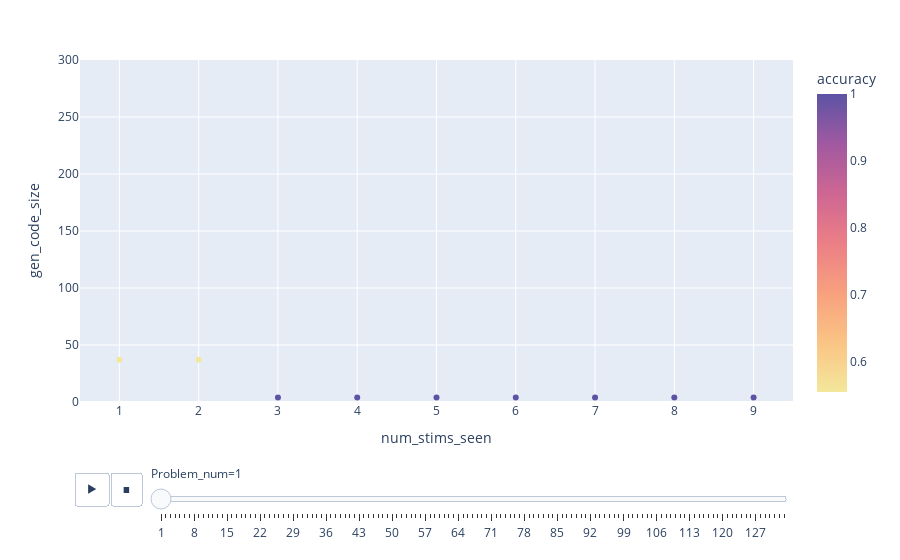

The notebook cell saved with this chart:
### Code cell
px.scatter(data, x='num_stims_seen', y='gen_code_size', color='accuracy', 
           hover_data=['Problem_num', 'gen_code_concat'], 
           animation_frame='Problem_num', range_y=[0,300], 
           color_continuous_scale=px.colors.sequential.Sunset)

### Figure 1 — Plotly figure (JSON) as saved in the notebook; plotly's stock layout.template omitted (floating-point values rounded to 4 significant figures)
{"data": [{"customdata": [[1, "(color == 'red' or shape == 'circle')"], [1, "(color == 'red' or shape == 'square')"], [1, "True"], [1, "True"], [1, "True"], [1, "True"], [1, "True"], [1, "True"], [1, "True"]], "hovertemplate": "Problem_num=%{customdata[0]}<br>num_stims_seen=%{x}<br>gen_code_size=%{y}<br>gen_code_concat=%{customdata[1]}<br>accuracy=%{marker.color}<extra></extra>", "legendgroup": "", "marker": {"color": [0.5556, 0.5556, 1, 1, 1, 1, 1, 1, 1], "coloraxis": "coloraxis", "symbol": "circle"}, "mode": "markers", "name": "", "orientation": "v", "showlegend": false, "type": "scatter", "x": [1, 2, 3, 4, 5, 6, 7, 8, 9], "xaxis": "x", "y": [37, 37, 4, 4, 4, 4, 4, 4, 4], "yaxis": "y"}], "layout": {"coloraxis": {"colorbar": {"title": {"text": "accuracy"}}, "colorscale": [[0, "rgb(243, 231, 155)"], [0.1667, "rgb(250, 196, 132)"], [0.3333, "rgb(248, 160, 126)"], [0.5, "rgb(235, 127, 134)"], [0.6667, "rgb(206, 102, 147)"], [0.8333, "rgb(160, 89, 160)"], [1, "rgb(92, 83, 165)"]]}, "legend": {"tracegroupgap": 0}, "margin": {"t": 60}, "sliders": [{"active": 0, "currentvalue": {"prefix": "Problem_num="}, "len": 0.9, "pad": {"b": 10, "t": 60}, "steps": [{"args": [["1"], {"frame": {"duration": 0, "redraw": false}, "fromcurrent": true, "mode": "immediate", "transition": {"duration": 0, "easing": "linear"}}], "label": "1", "method": "animate"}, {"args": [["2"], {"frame": {"duration": 0, "redraw": false}, "fromcurrent": true, "mode": "immediate", "transition": {"duration": 0, "easing": "linear"}}], "label": "2", "method": "animate"}, {"args": [["3"], {"frame": {"duration": 0, "redraw": false}, "fromcurrent": true, "mode": "immediate", "transition": {"duration": 0, "easing": "linear"}}], "label": "3", "method": "animate"}, {"args": [["4"], {"frame": {"duration": 0, "redraw": false}, "fromcurrent": true, "mode": "immediate", "transition": {"duration": 0, "easing": "linear"}}], "label": "4", "method": "animate"}, {"args": [["5"], {"frame": {"duration": 0, "redraw": false}, "fromcurrent": true, "mode": "immediate", "transition": {"duration": 0, "easing": "linear"}}], "label": "5", "method": "animate"}, {"args": [["6"], {"frame": {"duration": 0, "redraw": false}, "fromcurrent": true, "mode": "immediate", "transition": {"duration": 0, "easing": "linear"}}], "label": "6", "method": "animate"}, {"args": [["7"], {"frame": {"duration": 0, "redraw": false}, "fromcurrent": true, "mode": "immediate", "transition": {"duration": 0, "easing": "linear"}}], "label": "7", "method": "animate"}, {"args": [["8"], {"frame": {"duration": 0, "redraw": false}, "fromcurrent": true, "mode": "immediate", "transition": {"duration": 0, "easing": "linear"}}], "label": "8", "method": "animate"}, {"args": [["9"], {"frame": {"duration": 0, "redraw": false}, "fromcurrent": true, "mode": "immediate", "transition": {"duration": 0, "easing": "linear"}}], "label": "9", "method": "animate"}, {"args": [["10"], {"frame": {"duration": 0, "redraw": false}, "fromcurrent": true, "mode": "immediate", "transition": {"duration": 0, "easing": "linear"}}], "label": "10", "method": "animate"}, {"args": [["11"], {"frame": {"duration": 0, "redraw": false}, "fromcurrent": true, "mode": "immediate", "transition": {"duration": 0, "easing": "linear"}}], "label": "11", "method": "animate"}, {"args": [["12"], {"frame": {"duration": 0, "redraw": false}, "fromcurrent": true, "mode": "immediate", "transition": {"duration": 0, "easing": "linear"}}], "label": "12", "method": "animate"}, {"args": [["13"], {"frame": {"duration": 0, "redraw": false}, "fromcurrent": true, "mode": "immediate", "transition": {"duration": 0, "easing": "linear"}}], "label": "13", "method": "animate"}, {"args": [["14"], {"frame": {"duration": 0, "redraw": false}, "fromcurrent": true, "mode": "immediate", "transition": {"duration": 0, "easing": "linear"}}], "label": "14", "method": "animate"}, {"args": [["15"], {"frame": {"duration": 0, "redraw": false}, "fromcurrent": true, "mode": "immediate", "transition": {"duration": 0, "easing": "linear"}}], "label": "15", "method": "animate"}, {"args": [["16"], {"frame": {"duration": 0, "redraw": false}, "fromcurrent": true, "mode": "immediate", "transition": {"duration": 0, "easing": "linear"}}], "label": "16", "method": "animate"}, {"args": [["17"], {"frame": {"duration": 0, "redraw": false}, "fromcurrent": true, "mode": "immediate", "transition": {"duration": 0, "easing": "linear"}}], "label": "17", "method": "animate"}, {"args": [["18"], {"frame": {"duration": 0, "redraw": false}, "fromcurrent": true, "mode": "immediate", "transition": {"duration": 0, "easing": "linear"}}], "label": "18", "method": "animate"}, {"args": [["19"], {"frame": {"duration": 0, "redraw": false}, "fromcurrent": true, "mode": "immediate", "transition": {"duration": 0, "easing": "linear"}}], "label": "19", "method": "animate"}, {"args": [["20"], {"frame": {"duration": 0, "redraw": false}, "fromcurrent": true, "mode": "immediate", "transition": {"duration": 0, "easing": "linear"}}], "label": "20", "method": "animate"}, {"args": [["21"], {"frame": {"duration": 0, "redraw": false}, "fromcurrent": true, "mode": "immediate", "transition": {"duration": 0, "easing": "linear"}}], "label": "21", "method": "animate"}, {"args": [["22"], {"frame": {"duration": 0, "redraw": false}, "fromcurrent": true, "mode": "immediate", "transition": {"duration": 0, "easing": "linear"}}], "label": "22", "method": "animate"}, {"args": [["23"], {"frame": {"duration": 0, "redraw": false}, "fromcurrent": true, "mode": "immediate", "transition": {"duration": 0, "easing": "linear"}}], "label": "23", "method": "animate"}, {"args": [["24"], {"frame": {"duration": 0, "redraw": false}, "fromcurrent": true, "mode": "immediate", "transition": {"duration": 0, "easing": "linear"}}], "label": "24", "method": "animate"}, {"args": [["25"], {"frame": {"duration": 0, "redraw": false}, "fromcurrent": true, "mode": "immediate", "transition": {"duration": 0, "easing": "linear"}}], "label": "25", "method": "animate"}, {"args": [["26"], {"frame": {"duration": 0, "redraw": false}, "fromcurrent": true, "mode": "immediate", "transition": {"duration": 0, "easing": "linear"}}], "label": "26", "method": "animate"}, {"args": [["27"], {"frame": {"duration": 0, "redraw": false}, "fromcurrent": true, "mode": "immediate", "transition": {"duration": 0, "easing": "linear"}}], "label": "27", "method": "animate"}, {"args": [["28"], {"frame": {"duration": 0, "redraw": false}, "fromcurrent": true, "mode": "immediate", "transition": {"duration": 0, "easing": "linear"}}], "label": "28", "method": "animate"}, {"args": [["29"], {"frame": {"duration": 0, "redraw": false}, "fromcurrent": true, "mode": "immediate", "transition": {"duration": 0, "easing": "linear"}}], "label": "29", "method": "animate"}, {"args": [["30"], {"frame": {"duration": 0, "redraw": false}, "fromcurrent": true, "mode": "immediate", "transition": {"duration": 0, "easing": "linear"}}], "label": "30", "method": "animate"}, {"args": [["31"], {"frame": {"duration": 0, "redraw": false}, "fromcurrent": true, "mode": "immediate", "transition": {"duration": 0, "easing": "linear"}}], "label": "31", "method": "animate"}, {"args": [["32"], {"frame": {"duration": 0, "redraw": false}, "fromcurrent": true, "mode": "immediate", "transition": {"duration": 0, "easing": "linear"}}], "label": "32", "method": "animate"}, {"args": [["33"], {"frame": {"duration": 0, "redraw": false}, "fromcurrent": true, "mode": "immediate", "transition": {"duration": 0, "easing": "linear"}}], "label": "33", "method": "animate"}, {"args": [["34"], {"frame": {"duration": 0, "redraw": false}, "fromcurrent": true, "mode": "immediate", "transition": {"duration": 0, "easing": "linear"}}], "label": "34", "method": "animate"}, {"args": [["35"], {"frame": {"duration": 0, "redraw": false}, "fromcurrent": true, "mode": "immediate", "transition": {"duration": 0, "easing": "linear"}}], "label": "35", "method": "animate"}, {"args": [["36"], {"frame": {"duration": 0, "redraw": false}, "fromcurrent": true, "mode": "immediate", "transition": {"duration": 0, "easing": "linear"}}], "label": "36", "method": "animate"}, {"args": [["37"], {"frame": {"duration": 0, "redraw": false}, "fromcurrent": true, "mode": "immediate", "transition": {"duration": 0, "easing": "linear"}}], "label": "37", "method": "animate"}, {"args": [["38"], {"frame": {"duration": 0, "redraw": false}, "fromcurrent": true, "mode": "immediate", "transition": {"duration": 0, "easing": "linear"}}], "label": "38", "method": "animate"}, {"args": [["39"], {"frame": {"duration": 0, "redraw": false}, "fromcurrent": true, "mode": "immediate", "transition": {"duration": 0, "easing": "linear"}}], "label": "39", "method": "animate"}, {"args": [["40"], {"frame": {"duration": 0, "redraw": false}, "fromcurrent": true, "mode": "immediate", "transition": {"duration": 0, "easing": "linear"}}], "label": "40", "method": "animate"}, {"args": [["41"], {"frame": {"duration": 0, "redraw": false}, "fromcurrent": true, "mode": "immediate", "transition": {"duration": 0, "easing": "linear"}}], "label": "41", "method": "animate"}, {"args": [["42"], {"frame": {"duration": 0, "redraw": false}, "fromcurrent": true, "mode": "immediate", "transition": {"duration": 0, "easing": "linear"}}], "label": "42", "method": "animate"}, {"args": [["43"], {"frame": {"duration": 0, "redraw": false}, "fromcurrent": true, "mode": "immediate", "transition": {"duration": 0, "easing": "linear"}}], "label": "43", "method": "animate"}, {"args": [["44"], {"frame": {"duration": 0, "redraw": false}, "fromcurrent": true, "mode": "immediate", "transition": {"duration": 0, "easing": "linear"}}], "label": "44", "method": "animate"}, {"args": [["45"], {"frame": {"duration": 0, "redraw": false}, "fromcurrent": true, "mode": "immediate", "transition": {"duration": 0, "easing": "linear"}}], "label": "45", "method": "animate"}, {"args": [["46"], {"frame": {"duration": 0, "redraw": false}, "fromcurrent": true, "mode": "immediate", "transition": {"duration": 0, "easing": "linear"}}], "label": "46", "method": "animate"}, {"args": [["47"], {"frame": {"duration": 0, "redraw": false}, "fromcurrent": true, "mode": "immediate", "transition": {"duration": 0, "easing": "linear"}}], "label": "47", "method": "animate"}, {"args": [["48"], {"frame": {"duration": 0, "redraw": false}, "fromcurrent": true, "mode": "immediate", "transition": {"duration": 0, "easing": "linear"}}], "label": "48", "method": "animate"}, {"args": [["49"], {"frame": {"duration": 0, "redraw": false}, "fromcurrent": true, "mode": "immediate", "transition": {"duration": 0, "easing": "linear"}}], "label": "49", "method": "animate"}, {"args": [["50"], {"frame": {"duration": 0, "redraw": false}, "fromcurrent": true, "mode": "immediate", "transition": {"duration": 0, "easing": "linear"}}], "label": "50", "method": "animate"}, {"args": [["51"], {"frame": {"duration": 0, "redraw": false}, "fromcurrent": true, "mode": "immediate", "transition": {"duration": 0, "easing": "linear"}}], "label": "51", "method": "animate"}, {"args": [["52"], {"frame": {"duration": 0, "redraw": false}, "fromcurrent": true, "mode": "immediate", "transition": {"duration": 0, "easing": "linear"}}], "label": "52", "method": "animate"}, {"args": [["53"], {"frame": {"duration": 0, "redraw": false}, "fromcurrent": true, "mode": "immediate", "transition": {"duration": 0, "easing": "linear"}}], "label": "53", "method": "animate"}, {"args": [["54"], {"frame": {"duration": 0, "redraw": false}, "fromcurrent": true, "mode": "immediate", "transition": {"duration": 0, "easing": "linear"}}], "label": "54", "method": "animate"}, {"args": [["55"], {"frame": {"duration": 0, "redraw": false}, "fromcurrent": true, "mode": "immediate", "transition": {"duration": 0, "easing": "linear"}}], "label": "55", "method": "animate"}, {"args": [["56"], {"frame": {"duration": 0, "redraw": false}, "fromcurrent": true, "mode": "immediate", "transition": {"duration": 0, "easing": "linear"}}], "label": "56", "method": "animate"}, {"args": [["57"], {"frame": {"duration": 0, "redraw": false}, "fromcurrent": true, "mode": "immediate", "transition": {"duration": 0, "easing": "linear"}}], "label": "57", "method": "animate"}, {"args": [["58"], {"frame": {"duration": 0, "redraw": false}, "fromcurrent": true, "mode": "immediate", "transition": {"duration": 0, "easing": "linear"}}], "label": "58", "method": "animate"}, {"args": [["59"], {"frame": {"duration": 0, "redraw": false}, "fromcurrent": true, "mode": "immediate", "transition": {"duration": 0, "easing": "linear"}}], "label": "59", "method": "animate"}, {"args": [["60"], {"frame": {"duration": 0, "redraw": false}, "fromcurrent": true, "mode": "immediate", "transition": {"duration": 0, "easing": "linear"}}], "label": "60", "method": "animate"}, {"args": [["61"], {"frame": {"duration": 0, "redraw": false}, "fromcurrent": true, "mode": "immediate", "transition": {"duration": 0, "easing": "linear"}}], "label": "61", "method": "animate"}, {"args": [["62"], {"frame": {"duration": 0, "redraw": false}, "fromcurrent": true, "mode": "immediate", "transition": {"duration": 0, "easing": "linear"}}], "label": "62", "method": "animate"}, {"args": [["63"], {"frame": {"duration": 0, "redraw": false}, "fromcurrent": true, "mode": "immediate", "transition": {"duration": 0, "easing": "linear"}}], "label": "63", "method": "animate"}, {"args": [["64"], {"frame": {"duration": 0, "redraw": false}, "fromcurrent": true, "mode": "immediate", "transition": {"duration": 0, "easing": "linear"}}], "label": "64", "method": "animate"}, {"args": [["65"], {"frame": {"duration": 0, "redraw": false}, "fromcurrent": true, "mode": "immediate", "transition": {"duration": 0, "easing": "linear"}}], "label": "65", "method": "animate"}, {"args": [["66"], {"frame": {"duration": 0, "redraw": false}, "fromcurrent": true, "mode": "immediate", "transition": {"duration": 0, "easing": "linear"}}], "label": "66", "method": "animate"}, {"args": [["67"], {"frame": {"duration": 0, "redraw": false}, "fromcurrent": true, "mode": "immediate", "transition": {"duration": 0, "easing": "linear"}}], "label": "67", "method": "animate"}, {"args": [["68"], {"frame": {"duration": 0, "redraw": false}, "fromcurrent": true, "mode": "immediate", "transition": {"duration": 0, "easing": "linear"}}], "label": "68", "method": "animate"}, {"args": [["69"], {"frame": {"duration": 0, "redraw": false}, "fromcurrent": true, "mode": "immediate", "transition": {"duration": 0, "easing": "linear"}}], "label": "69", "method": "animate"}, {"args": [["70"], {"frame": {"duration": 0, "redraw": false}, "fromcurrent": true, "mode": "immediate", "transition": {"duration": 0, "easing": "linear"}}], "label": "70", "method": "animate"}, {"args": [["71"], {"frame": {"duration": 0, "redraw": false}, "fromcurrent": true, "mode": "immediate", "transition": {"duration": 0, "easing": "linear"}}], "label": "71", "method": "animate"}, {"args": [["72"], {"frame": {"duration": 0, "redraw": false}, "fromcurrent": true, "mode": "immediate", "transition": {"duration": 0, "easing": "linear"}}], "label": "72", "method": "animate"}, {"args": [["73"], {"frame": {"duration": 0, "redraw": false}, "fromcurrent": true, "mode": "immediate", "transition": {"duration": 0, "easing": "linear"}}], "label": "73", "method": "animate"}, {"args": [["74"], {"frame": {"duration": 0, "redraw": false}, "fromcurrent": true, "mode": "immediate", "transition": {"duration": 0, "easing": "linear"}}], "label": "74", "method": "animate"}, {"args": [["75"], {"frame": {"duration": 0, "redraw": false}, "fromcurrent": true, "mode": "immediate", "transition": {"duration": 0, "easing": "linear"}}], "label": "75", "method": "animate"}, {"args": [["76"], {"frame": {"duration": 0, "redraw": false}, "fromcurrent": true, "mode": "immediate", "transition": {"duration": 0, "easing": "linear"}}], "label": "76", "method": "animate"}, {"args": [["77"], {"frame": {"duration": 0, "redraw": false}, "fromcurrent": true, "mode": "immediate", "transition": {"duration": 0, "easing": "linear"}}], "label": "77", "method": "animate"}, {"args": [["78"], {"frame": {"duration": 0, "redraw": false}, "fromcurrent": true, "mode": "immediate", "transition": {"duration": 0, "easing": "linear"}}], "label": "78", "method": "animate"}, {"args": [["79"], {"frame": {"duration": 0, "redraw": false}, "fromcurrent": true, "mode": "immediate", "transition": {"duration": 0, "easing": "linear"}}], "label": "79", "method": "animate"}, {"args": [["80"], {"frame": {"duration": 0, "redraw": false}, "fromcurrent": true, "mode": "immediate", "transition": {"duration": 0, "easing": "linear"}}], "label": "80", "method": "animate"}, {"args": [["81"], {"frame": {"duration": 0, "redraw": false}, "fromcurrent": true, "mode": "immediate", "transition": {"duration": 0, "easing": "linear"}}], "label": "81", "method": "animate"}, {"args": [["82"], {"frame": {"duration": 0, "redraw": false}, "fromcurrent": true, "mode": "immediate", "transition": {"duration": 0, "easing": "linear"}}], "label": "82", "method": "animate"}, {"args": [["83"], {"frame": {"duration": 0, "redraw": false}, "fromcurrent": true, "mode": "immediate", "transition": {"duration": 0, "easing": "linear"}}], "label": "83", "method": "animate"}, {"args": [["84"], {"frame": {"duration": 0, "redraw": false}, "fromcurrent": true, "mode": "immediate", "transition": {"duration": 0, "easing": "linear"}}], "label": "84", "method": "animate"}, {"args": [["85"], {"frame": {"duration": 0, "redraw": false}, "fromcurrent": true, "mode": "immediate", "transition": {"duration": 0, "easing": "linear"}}], "label": "85", "method": "animate"}, {"args": [["86"], {"frame": {"duration": 0, "redraw": false}, "fromcurrent": true, "mode": "immediate", "transition": {"duration": 0, "easing": "linear"}}], "label": "86", "method": "animate"}, {"args": [["87"], {"frame": {"duration": 0, "redraw": false}, "fromcurrent": true, "mode": "immediate", "transition": {"duration": 0, "easing": "linear"}}], "label": "87", "method": "animate"}, {"args": [["88"], {"frame": {"duration": 0, "redraw": false}, "fromcurrent": true, "mode": "immediate", "transition": {"duration": 0, "easing": "linear"}}], "label": "88", "method": "animate"}, {"args": [["89"], {"frame": {"duration": 0, "redraw": false}, "fromcurrent": true, "mode": "immediate", "transition": {"duration": 0, "easing": "linear"}}], "label": "89", "method": "animate"}, {"args": [["90"], {"frame": {"duration": 0, "redraw": false}, "fromcurrent": true, "mode": "immediate", "transition": {"duration": 0, "easing": "linear"}}], "label": "90", "method": "animate"}, {"args": [["91"], {"frame": {"duration": 0, "redraw": false}, "fromcurrent": true, "mode": "immediate", "transition": {"duration": 0, "easing": "linear"}}], "label": "91", "method": "animate"}, {"args": [["92"], {"frame": {"duration": 0, "redraw": false}, "fromcurrent": true, "mode": "immediate", "transition": {"duration": 0, "easing": "linear"}}], "label": "92", "method": "animate"}, {"args": [["93"], {"frame": {"duration": 0, "redraw": false}, "fromcurrent": true, "mode": "immediate", "transition": {"duration": 0, "easing": "linear"}}], "label": "93", "method": "animate"}, {"args": [["94"], {"frame": {"duration": 0, "redraw": false}, "fromcurrent": true, "mode": "immediate", "transition": {"duration": 0, "easing": "linear"}}], "label": "94", "method": "animate"}, {"args": [["95"], {"frame": {"duration": 0, "redraw": false}, "fromcurrent": true, "mode": "immediate", "transition": {"duration": 0, "easing": "linear"}}], "label": "95", "method": "animate"}, {"args": [["96"], {"frame": {"duration": 0, "redraw": false}, "fromcurrent": true, "mode": "immediate", "transition": {"duration": 0, "easing": "linear"}}], "label": "96", "method": "animate"}, {"args": [["97"], {"frame": {"duration": 0, "redraw": false}, "fromcurrent": true, "mode": "immediate", "transition": {"duration": 0, "easing": "linear"}}], "label": "97", "method": "animate"}, {"args": [["98"], {"frame": {"duration": 0, "redraw": false}, "fromcurrent": true, "mode": "immediate", "transition": {"duration": 0, "easing": "linear"}}], "label": "98", "method": "animate"}, {"args": [["99"], {"frame": {"duration": 0, "redraw": false}, "fromcurrent": true, "mode": "immediate", "transition": {"duration": 0, "easing": "linear"}}], "label": "99", "method": "animate"}, {"args": [["100"], {"frame": {"duration": 0, "redraw": false}, "fromcurrent": true, "mode": "immediate", "transition": {"duration": 0, "easing": "linear"}}], "label": "100", "method": "animate"}, {"args": [["101"], {"frame": {"duration": 0, "redraw": false}, "fromcurrent": true, "mode": "immediate", "transition": {"duration": 0, "easing": "linear"}}], "label": "101", "method": "animate"}, {"args": [["102"], {"frame": {"duration": 0, "redraw": false}, "fromcurrent": true, "mode": "immediate", "transition": {"duration": 0, "easing": "linear"}}], "label": "102", "method": "animate"}, {"args": [["103"], {"frame": {"duration": 0, "redraw": false}, "fromcurrent": true, "mode": "immediate", "transition": {"duration": 0, "easing": "linear"}}], "label": "103", "method": "animate"}, {"args": [["104"], {"frame": {"duration": 0, "redraw": false}, "fromcurrent": true, "mode": "immediate", "transition": {"duration": 0, "easing": "linear"}}], "label": "104", "method": "animate"}, {"args": [["105"], {"frame": {"duration": 0, "redraw": false}, "fromcurrent": true, "mode": "immediate", "transition": {"duration": 0, "easing": "linear"}}], "label": "105", "method": "animate"}, {"args": [["106"], {"frame": {"duration": 0, "redraw": false}, "fromcurrent": true, "mode": "immediate", "transition": {"duration": 0, "easing": "linear"}}], "label": "106", "method": "animate"}, {"args": [["107"], {"frame": {"duration": 0, "redraw": false}, "fromcurrent": true, "mode": "immediate", "transition": {"duration": 0, "easing": "linear"}}], "label": "107", "method": "animate"}, {"args": [["108"], {"frame": {"duration": 0, "redraw": false}, "fromcurrent": true, "mode": "immediate", "transition": {"duration": 0, "easing": "linear"}}], "label": "108", "method": "animate"}, {"args": [["109"], {"frame": {"duration": 0, "redraw": false}, "fromcurrent": true, "mode": "immediate", "transition": {"duration": 0, "easing": "linear"}}], "label": "109", "method": "animate"}, {"args": [["110"], {"frame": {"duration": 0, "redraw": false}, "fromcurrent": true, "mode": "immediate", "transition": {"duration": 0, "easing": "linear"}}], "label": "110", "method": "animate"}, {"args": [["111"], {"frame": {"duration": 0, "redraw": false}, "fromcurrent": true, "mode": "immediate", "transition": {"duration": 0, "easing": "linear"}}], "label": "111", "method": "animate"}, {"args": [["112"], {"frame": {"duration": 0, "redraw": false}, "fromcurrent": true, "mode": "immediate", "transition": {"duration": 0, "easing": "linear"}}], "label": "112", "method": "animate"}, {"args": [["113"], {"frame": {"duration": 0, "redraw": false}, "fromcurrent": true, "mode": "immediate", "transition": {"duration": 0, "easing": "linear"}}], "label": "113", "method": "animate"}, {"args": [["114"], {"frame": {"duration": 0, "redraw": false}, "fromcurrent": true, "mode": "immediate", "transition": {"duration": 0, "easing": "linear"}}], "label": "114", "method": "animate"}, {"args": [["115"], {"frame": {"duration": 0, "redraw": false}, "fromcurrent": true, "mode": "immediate", "transition": {"duration": 0, "easing": "linear"}}], "label": "115", "method": "animate"}, {"args": [["116"], {"frame": {"duration": 0, "redraw": false}, "fromcurrent": true, "mode": "immediate", "transition": {"duration": 0, "easing": "linear"}}], "label": "116", "method": "animate"}, {"args": [["117"], {"frame": {"duration": 0, "redraw": false}, "fromcurrent": true, "mode": "immediate", "transition": {"duration": 0, "easing": "linear"}}], "label": "117", "method": "animate"}, {"args": [["118"], {"frame": {"duration": 0, "redraw": false}, "fromcurrent": true, "mode": "immediate", "transition": {"duration": 0, "easing": "linear"}}], "label": "118", "method": "animate"}, {"args": [["119"], {"frame": {"duration": 0, "redraw": false}, "fromcurrent": true, "mode": "immediate", "transition": {"duration": 0, "easing": "linear"}}], "label": "119", "method": "animate"}, {"args": [["120"], {"frame": {"duration": 0, "redraw": false}, "fromcurrent": true, "mode": "immediate", "transition": {"duration": 0, "easing": "linear"}}], "label": "120", "method": "animate"}, {"args": [["121"], {"frame": {"duration": 0, "redraw": false}, "fromcurrent": true, "mode": "immediate", "transition": {"duration": 0, "easing": "linear"}}], "label": "121", "method": "animate"}, {"args": [["122"], {"frame": {"duration": 0, "redraw": false}, "fromcurrent": true, "mode": "immediate", "transition": {"duration": 0, "easing": "linear"}}], "label": "122", "method": "animate"}, {"args": [["123"], {"frame": {"duration": 0, "redraw": false}, "fromcurrent": true, "mode": "immediate", "transition": {"duration": 0, "easing": "linear"}}], "label": "123", "method": "animate"}, {"args": [["124"], {"frame": {"duration": 0, "redraw": false}, "fromcurrent": true, "mode": "immediate", "transition": {"duration": 0, "easing": "linear"}}], "label": "124", "method": "animate"}, {"args": [["125"], {"frame": {"duration": 0, "redraw": false}, "fromcurrent": true, "mode": "immediate", "transition": {"duration": 0, "easing": "linear"}}], "label": "125", "method": "animate"}, {"args": [["126"], {"frame": {"duration": 0, "redraw": false}, "fromcurrent": true, "mode": "immediate", "transition": {"duration": 0, "easing": "linear"}}], "label": "126", "method": "animate"}, {"args": [["127"], {"frame": {"duration": 0, "redraw": false}, "fromcurrent": true, "mode": "immediate", "transition": {"duration": 0, "easing": "linear"}}], "label": "127", "method": "animate"}, {"args": [["128"], {"frame": {"duration": 0, "redraw": false}, "fromcurrent": true, "mode": "immediate", "transition": {"duration": 0, "easing": "linear"}}], "label": "128", "method": "animate"}, {"args": [["129"], {"frame": {"duration": 0, "redraw": false}, "fromcurrent": true, "mode": "immediate", "transition": {"duration": 0, "easing": "linear"}}], "label": "129", "method": "animate"}, {"args": [["130"], {"frame": {"duration": 0, "redraw": false}, "fromcurrent": true, "mode": "immediate", "transition": {"duration": 0, "easing": "linear"}}], "label": "130", "method": "animate"}, {"args": [["131"], {"frame": {"duration": 0, "redraw": false}, "fromcurrent": true, "mode": "immediate", "transition": {"duration": 0, "easing": "linear"}}], "label": "131", "method": "animate"}, {"args": [["132"], {"frame": {"duration": 0, "redraw": false}, "fromcurrent": true, "mode": "immediate", "transition": {"duration": 0, "easing": "linear"}}], "label": "132", "method": "animate"}, {"args": [["133"], {"frame": {"duration": 0, "redraw": false}, "fromcurrent": true, "mode": "immediate", "transition": {"duration": 0, "easing": "linear"}}], "label": "133", "method": "animate"}], "x": 0.1, "xanchor": "left", "y": 0, "yanchor": "top"}], "updatemenus": [{"buttons": [{"args": [null, {"frame": {"duration": 500, "redraw": false}, "fromcurrent": true, "mode": "immediate", "transition": {"duration": 500, "easing": "linear"}}], "label": "&#9654;", "method": "animate"}, {"args": [[null], {"frame": {"duration": 0, "redraw": false}, "fromcurrent": true, "mode": "immediate", "transition": {"duration": 0, "easing": "linear"}}], "label": "&#9724;", "method": "animate"}], "direction": "left", "pad": {"r": 10, "t": 70}, "showactive": false, "type": "buttons", "x": 0.1, "xanchor": "right", "y": 0, "yanchor": "top"}], "xaxis": {"anchor": "y", "domain": [0, 1], "title": {"text": "num_stims_seen"}}, "yaxis": {"anchor": "x", "domain": [0, 1], "range": [0, 300], "title": {"text": "gen_code_size"}}}}
